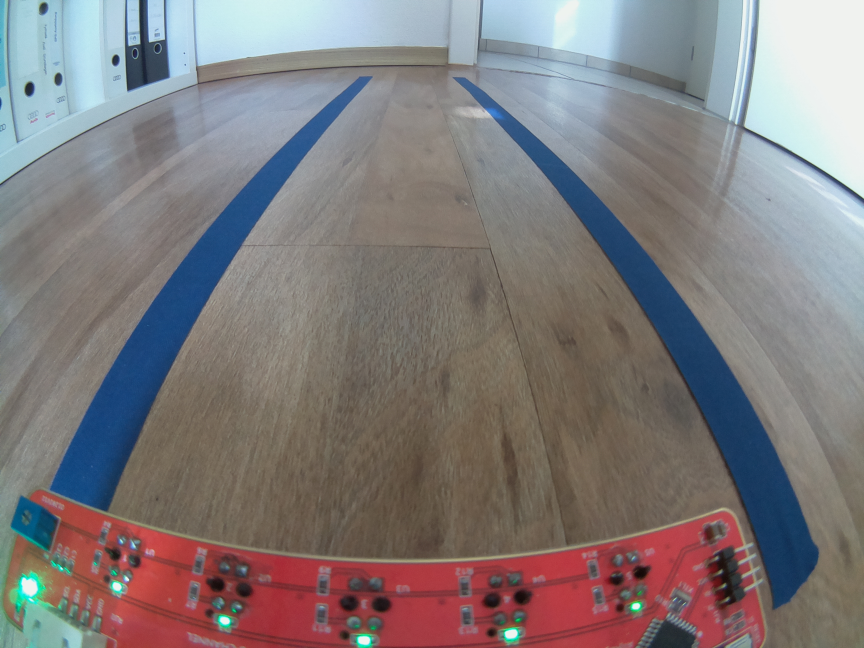
#> input picture PiCar.jpg, 2592 x 1944 px, given in place of the camera (shown at 1/3 size)
$ python compute_lines.py PiCar.jpg
#> lines starting #> are read from the running program, lines starting #| are printed output that depends on the picture; after the words box and inside, x2 and y2 are one past the last pixel; in counts of white or black regions, pixels touching at a corner belong together
import cv2 as cv
import numpy as np
from math import *
import sys

# werden keine gültigen Spuren erkannt kommt als Rückgabewert 360
angle_invalid = 360

def intercept_point(line1, line2):
    """calculates the intercept point between 2 parametrized lines

    Args:
        line1
     (_type_): [m,t]
        line2
     (_type_): [m,t]

    Returns:
        _type_: (x,y)
    """
    ml, tl = line1
    mr, tr = line2

    xp=int((tl-tr)/(mr-ml))
    yp = int(mr*xp+tr)
    return (xp, yp)

def line_pt_from_line_nf(line_nf, image):
    """calculates points at the border of the image to generate lines in full y-scale

    Args:
        line_nf (_type_): [m,t]
        image (_type_): image to draw lines on

    Returns:
        _type_: [x1,y1,x2,y2]
    """

    height = image.shape[0]
    m,t = line_nf
    y1 = height
    y2 = 0
    if m==np.inf:
        x1 = x2 = t
    else:
        x1 = int((y1-t)/m)
        x2 = int((y2-t)/m)
    return [x1, y1, x2, y2]


def line_nf_from_line_pt(line):
    """calculates parametrized line from line defined by 2 points

    Args:
        line (_type_): [x1,y1,x2,y2]

    Returns:
        _type_: [m,t]
    """
    x1, y1, x2, y2 = line
    if x1-x2 == 0:
        m=np.infty
        t=x1
    else:
        m= (y1-y2)/(x1-x2)
        t=y1-(m*x1)
    return [m, t]

def line_calc(image, lines, offset, color):
    """calculates lines and draws it on top of the image with given color and offset in x

    Args:
        image (_type_): image to draw the lines on
        lines (_type_): line in 2-point form
        offset (_type_): x-offset
        color (_type_): color in tuples (B,G,R)

    Returns:
        image, lines: return the given image with drawn lines and a list with the lines in normal form
    """
    lines_nf = []
    lines_nf.clear()
    for line in lines:
        x1, y1, x2, y2 = line[0]
        x1 = x1+ offset
        x2 = x2+ offset
        line_nf = (line_nf_from_line_pt([x1, y1, x2, y2]))
        if line_nf[0] != np.infty: # unendliche Steigung wollen wir nicht
            if (abs(line_nf[0])> 0.25): # Steigung: horizontale Linien werden ausgeblendet
                lines_nf.append(line_nf)
                    # einzeichnen der selektierten Linien
                image = cv.line(image, (x1, y1),(x2, y2), color,3)
    return image, lines_nf

def average_lines(lines_pt_l, lines_pt_r, image):
    """sorts lines according to the slope of the lines (positive / negative)
    horizontal lines are filtered out

    Args:
        lines_pt_l (_type_): list of lines from left half
        lines_pt_r (_type_): list of lines from right half
        image (_type_): image containing the lines to draw the lines in

    Returns:
        _type_: [left_average_line, right_average_line, middle_line],slope_of_middle_line
    """
    height, width, _ = image.shape
    image, lines_nf_l = line_calc(image, lines_pt_l, 0, (255,0,255))
    image, lines_nf_r = line_calc(image, lines_pt_r, width//2, (0,0,255))

    if len(lines_nf_l)>0 and len(lines_nf_r)>0: # nur wenn es links und rechts etwas gibt
        line_left_av_nf = np.average(lines_nf_l, axis=0)
        line_right_av_nf = np.average(lines_nf_r, axis=0)
        line_left_lane_middle = line_pt_from_line_nf(line_left_av_nf, image)
        line_right_lane_middle = line_pt_from_line_nf(line_right_av_nf, image)
        try:
            xl, yl, _,_ = line_left_lane_middle
            xr, _, _,_ = line_right_lane_middle
        except:
            print("Error unpacking lane middle lines")
            print("Left middle:", line_left_lane_middle)
            print("Right middle:", line_right_lane_middle)

            return [[[0,0,0,0], [0,0,0,0],[0,0,0,0]], angle_invalid]
        else:
        # berechnen der mittleren Linie,
        # der Offset ist zum Ausgleich eines parallelen Versatzes zu den Linien
            x_line_mid = xl+(xr-xl)//2
            x_frame_mid = width//2
            x_offset = x_line_mid - x_frame_mid
            p_mid = (x_frame_mid,height)
            p_intercept = intercept_point(line_left_av_nf,line_right_av_nf)

            line_middle = [p_mid[0], p_mid[1],p_intercept[0]+x_offset, p_intercept[1]]

            slope, _ = line_nf_from_line_pt(line_middle)
            angle = degrees(atan(slope))
            if angle <0:
                angle = 180 + angle
            return [[line_left_lane_middle, line_right_lane_middle,line_middle], angle]


    else:
        # nicht genügend linien um etwas zu ermitteln -> Kreuz darstellen und Winkel auf 360 (ungültig)
        line_left_lane_middle = [0,height,width,0]
        line_right_lane_middle = [width,height,0,0]
        nf = line_nf_from_line_pt(line_left_lane_middle)
        nf = line_nf_from_line_pt(line_right_lane_middle)
        return [[line_left_lane_middle, line_right_lane_middle], angle_invalid]

# Parameter for Hough
rho = 1 #Pixel width of result
theta = np.pi/180 #
#threshold = 40 # Threshold: min number of sections to detect a line
#minLineLength = 70 #min 40 px length to detect a line
#maxLineGap = 30#less px gaps get closed


def masked_image(image):
    """masks a triangle in the lower middle of the image because there is not sure if the line is from left or right

    Args:
        image (_type_): original image

    Returns:
        _type_: image with masked out area
    """
    # die Maske wurde erstellt da es bei sehr schräg zur Fahrbahn stehendem PiCar in der Mitte vor dem Car oft falsch interpretierte Linien gab
    height, width = image.shape
    polygons = np.array([
        [(0, height),
        (width//3, height),
        (width//2, height//2),
        (width//3*2, height),
        (width, height),
        (width, 0),
        (0,0)]
    ])
    mask = np.zeros_like(image)
    cv.fillPoly(mask, polygons,255)
    masked_image = cv.bitwise_and(image, mask)
    return masked_image


# Hauptfunktion:
#   -bekommt ein Canny-Bild und Parameter für die Houghes-Transformation
#   -gibt ein Bild ein einen berechneten Winkel zwischen Bild und Fahrbahn zurück

def get_lines(image, threshold=40, minLineLength=70,maxLineGap=30):
    """searches for lines in an image
    eliminates horizontal lines
    calculates the middle of similar sloped lines

    Args:
        image (_type_): needs output of Canny-Function

    Returns:
        _type_: image, direction in degree, 90 is straight
    """

    image = masked_image(image)

    height, width = image.shape
    image_l = image[:, :width//2]
    image_r = image[:,width//2:]
    lines_pt_l = cv.HoughLinesP(image_l,rho,theta,threshold,None,minLineLength,maxLineGap )
    lines_pt_r = cv.HoughLinesP(image_r,rho,theta,threshold,None,minLineLength,maxLineGap )
    # wenn links und rechts eine Linie gefunden wurde
    if (lines_pt_l is not None) and (lines_pt_r is not None):
        text_lines = str(len(lines_pt_l)+len(lines_pt_r))+" lines found"
        frame_marked = cv.cvtColor(image, cv.COLOR_GRAY2RGB)
        """
        for line in lines:
            x1, y1, x2, y2 = line[0]
            # einzeichnen der von Hough gefundenen Linien
            frame_marked = cv.line(frame_marked, (x1, y1),(x2, y2), (0,0,255),3)
            """
        cv.putText(frame_marked,text_lines,org=(10,20),fontFace=cv.FONT_HERSHEY_COMPLEX,fontScale=0.6,color=(255,0,0),thickness=1)

        marker, angle = average_lines(lines_pt_l, lines_pt_r, frame_marked)
        try:
            for i, line in enumerate(marker):
                x1, y1, x2, y2 = line
                # einzeichnen der berechneten Linien
                color = (255,0,0)
                if i==2:
                    color = (0,255,0)
                frame_marked = cv.line(frame_marked, (x1, y1),(x2, y2), color,2)
                cv.putText(frame_marked,(f"LW {angle:.1f}"),org=(10,50),fontFace=cv.FONT_HERSHEY_COMPLEX,fontScale=0.8,color=(0,255,0),thickness=1)
            return frame_marked, angle
        except:
            print(marker)
            image = cv.cvtColor(image, cv.COLOR_GRAY2RGB)
            cv.putText(image,"Error drawing line",org=(10,20),fontFace=cv.FONT_HERSHEY_COMPLEX,fontScale=0.8,color=(0,0,255),thickness=1)
            cv.putText(image,"LW invalid",org=(10,50),fontFace=cv.FONT_HERSHEY_COMPLEX,fontScale=0.8,color=(0,255,0),thickness=1)
            return image, angle_invalid
    else:
        image = cv.cvtColor(image, cv.COLOR_GRAY2RGB)
        cv.putText(image,"No lines found",org=(10,20),fontFace=cv.FONT_HERSHEY_COMPLEX,fontScale=0.8,color=(0,255,0),thickness=1)
        cv.putText(image,"LW invalid", org=(10,50),fontFace=cv.FONT_HERSHEY_COMPLEX,fontScale=0.8, color=(0,255,0),thickness=1)
        return image, angle_invalid

def main():
    """
    zum testen der Funktion
    Aufruf mit Parameter -sb (save blur) speichert letztes Frame als Blur.jpg ab
    Aufruf mit Parameter -sc (save canny) speichert letztes Frame als Canny.jpg ab
    """
    cap = cv.VideoCapture(0)
    if not cap.isOpened():
        print("Cannot open camera")
        exit()

    while True:
    # Abfrage eines Frames
        ret, frame = cap.read()
#> frame is the input picture: shape (1944, 2592, 3); mean B, G, R 123.8, 122.7, 128.5
        height, width, _ = frame.shape
        #target size = 800x600
        factor = 800 / width
        frame = cv.resize(frame,(int(width*factor), int(height*factor)), interpolation = cv.INTER_CUBIC)
#> frame: shape (600, 800, 3)
        height, width, _ = frame.shape
        frame = cv.flip(frame,0)
        frame = cv.flip(frame,1)

        roi_frame = frame[int(height*0.4):int(height*0.85),:int(width*0.9)]
        roi_gray = cv.cvtColor(roi_frame, cv.COLOR_BGR2GRAY)
        #roi_frame = cv.cvtColor(roi_frame, cv.COLOR_hs)
        blur_frame = cv.GaussianBlur(roi_gray,(5,5),1)
        canny_frame =cv.Canny(blur_frame,180,220)
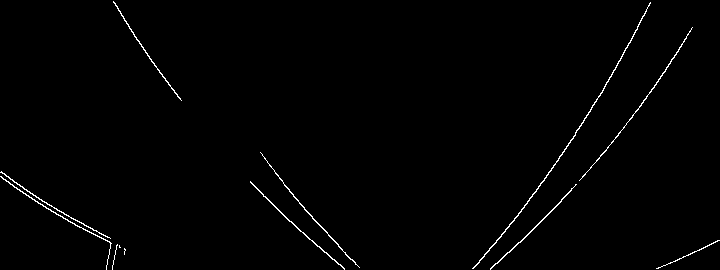
#> canny_frame: shape (270, 720); 0.97% white in thin lines or dots

        #Hier kommt der Call der zu testenden Funktion
        image, angle = get_lines(canny_frame, threshold=20, minLineLength=80, maxLineGap=50)
#> in get_lines, `image_r = image[:,width//2:]`:
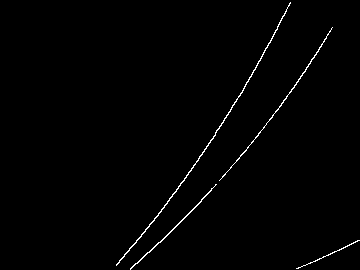
#> image_r: shape (270, 360); 0.94% white in thin lines or dots, all inside (x1, y1, x2, y2) = (116, 2, 360, 270)
#> in get_lines, `lines_pt_l = cv.HoughLinesP(image_l,rho,theta,threshold,None,minLineLe..`: lines_pt_l = [[14, 182, 125, 249], [123, 18, 179, 98], [24, 189, 125, 250], [13, 186, 115, 250], [5, 180, 110, 246], [117, 8, 181, 100], [1, 172, 116, 249], [0, 176, 119, 247]]
#> in get_lines, `lines_pt_r = cv.HoughLinesP(image_r,rho,theta,threshold,None,minLineLe..`: lines_pt_r = [[196, 161, 251, 76], [257, 136, 326, 38], [240, 95, 290, 2]]
#> in get_lines, `text_lines = str(len(lines_pt_l)+len(lines_pt_r))+" lines found"`: text_lines = '11 lines found'
#> in get_lines, `cv.putText(frame_marked,text_lines,org=(10,20),fontFace=cv.FONT_HERSHE..`:
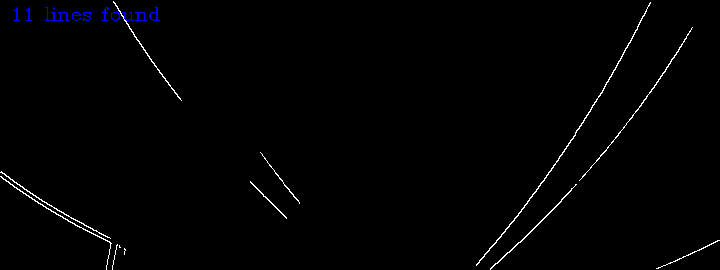
#> frame_marked: shape (270, 720, 3); mean B, G, R 2.7, 2.2, 2.2
#> the loop in line_calc, `for line in lines:` made 8 passes
#> (m in line_nf_from_line_pt, t in line_nf_from_line_pt) on passes 1 to 8: (0.604, 173.5), (1.43, -157.7), (0.604, 174.5), (0.627, 177.8), (0.629, 176.9), (1.44, -160.2), (0.67, 171.3), (0.597, 176)
#> after the loop in line_calc, `for line in lines:`:
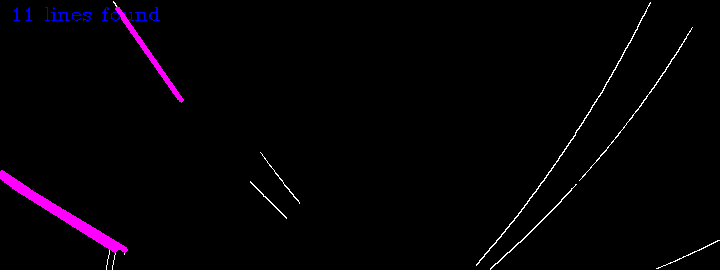
#> image: shape (270, 720, 3); mean B, G, R 4.7, 1.5, 4.2
#> after the loop in line_calc, `for line in lines:`: lines_nf = [[0.604, 173.5], [1.43, -157.7], [0.604, 174.5], [0.627, 177.8], [0.629, 176.9], [1.44, -160.2], [0.67, 171.3], [0.597, 176]]
#> in average_lines, `image, lines_nf_l = line_calc(image, lines_pt_l, 0, (255,0,255))`: lines_nf_l has the same summary as lines_nf in line_calc
#> the loop in line_calc (call 2), `for line in lines:` made 3 passes
#> (line, m in line_nf_from_line_pt, t in line_nf_from_line_pt) on passes 1 to 3: ([[196, 161, 251, 76]], -1.55, 1020.3), ([[257, 136, 326, 38]], -1.42, 1012.3), ([[240, 95, 290, 2]], -1.86, 1211)
#> pass 1, in line_calc (call 2), `image = cv.line(image, (x1, y1),(x2, y2), color,3)`:
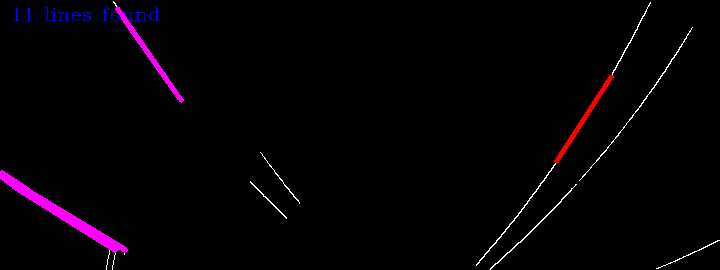
#> image: shape (270, 720, 3); 0.26% of pixels changed, all inside (x1, y1, x2, y2) = (554, 74, 614, 164)
#> after the loop in line_calc (call 2), `for line in lines:`: lines_nf = [[-1.55, 1020.3], [-1.42, 1012.3], [-1.86, 1211]]
#> in average_lines, `line_left_av_nf = np.average(lines_nf_l, axis=0)`: line_left_av_nf = [0.824, 91.52]
#> in average_lines, `line_right_av_nf = np.average(lines_nf_r, axis=0)`: line_right_av_nf = [-1.61, 1081.2]
#> in line_pt_from_line_nf, `m,t = line_nf`: m = 0.824; t = 91.52
#> in line_pt_from_line_nf, `x1 = int((y1-t)/m)`: x1 = 216
#> in line_pt_from_line_nf, `x2 = int((y2-t)/m)`: x2 = -111
#> in average_lines, `line_left_lane_middle = line_pt_from_line_nf(line_left_av_nf, image)`: line_left_lane_middle = [216, 270, -111, 0]
#> in average_lines, `line_right_lane_middle = line_pt_from_line_nf(line_right_av_nf, image)`: line_right_lane_middle = [504, 270, 672, 0]
#> in average_lines, `xl, yl, _,_ = line_left_lane_middle`: xl = 216; yl = 270
#> in average_lines, `xr, _, _,_ = line_right_lane_middle`: xr = 504
#> in average_lines, `x_line_mid = xl+(xr-xl)//2`: x_line_mid = 360
#> in average_lines, `x_offset = x_line_mid - x_frame_mid`: x_offset = 0
#> in intercept_point, `ml, tl = line1`: ml = 0.824; tl = 91.52
#> in intercept_point, `mr, tr = line2`: mr = -1.61; tr = 1081.2
#> in intercept_point, `xp=int((tl-tr)/(mr-ml))`: xp = 406
#> in intercept_point, `yp = int(mr*xp+tr)`: yp = 428
#> in average_lines, `p_intercept = intercept_point(line_left_av_nf,line_right_av_nf)`: p_intercept = (406, 428)
#> in average_lines, `line_middle = [p_mid[0], p_mid[1],p_intercept[0]+x_offset, p_intercept..`: line_middle = [360, 270, 406, 428]
#> in average_lines, `slope, _ = line_nf_from_line_pt(line_middle)`: slope = 3.43
#> in average_lines, `angle = degrees(atan(slope))`: angle = 73.77
#> in get_lines, `marker, angle = average_lines(lines_pt_l, lines_pt_r, frame_marked)`: marker = [[216, 270, -111, 0], [504, 270, 672, 0], [360, 270, 406, 428]]; angle = 73.77
#> the loop in get_lines, `for i, line in enumerate(marker):` made 3 passes
#> (line, x1, x2, y2, color) on passes 1 to 3: ([216, 270, -111, 0], 216, -111, 0, (255, 0, 0)), ([504, 270, 672, 0], 504, 672, 0, (255, 0, 0)), ([360, 270, 406, 428], 360, 406, 428, (0, 255, 0))
#> pass 1, in get_lines, `frame_marked = cv.line(frame_marked, (x1, y1),(x2, y2), color,2)`:
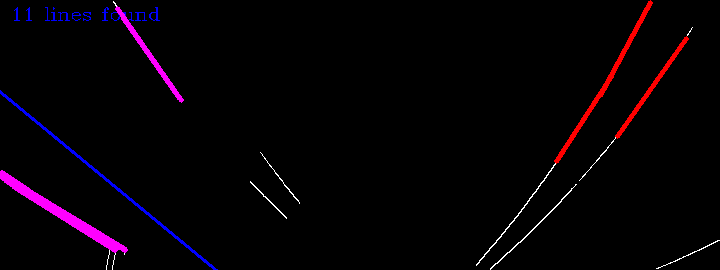
#> frame_marked: shape (270, 720, 3); 2.26% of pixels changed, all inside (x1, y1, x2, y2) = (0, 0, 689, 270)
#> angle = 73.77

        txt_angle = f"LW: {angle:.2f}"
#> txt_angle = 'LW: 73.77'
        canny_rgb = cv.cvtColor(canny_frame, cv.COLOR_GRAY2RGB)
#> canny_rgb: shape (270, 720, 3); 0.97% white in thin lines or dots


        frame_display = np.vstack((roi_frame, canny_rgb, image))
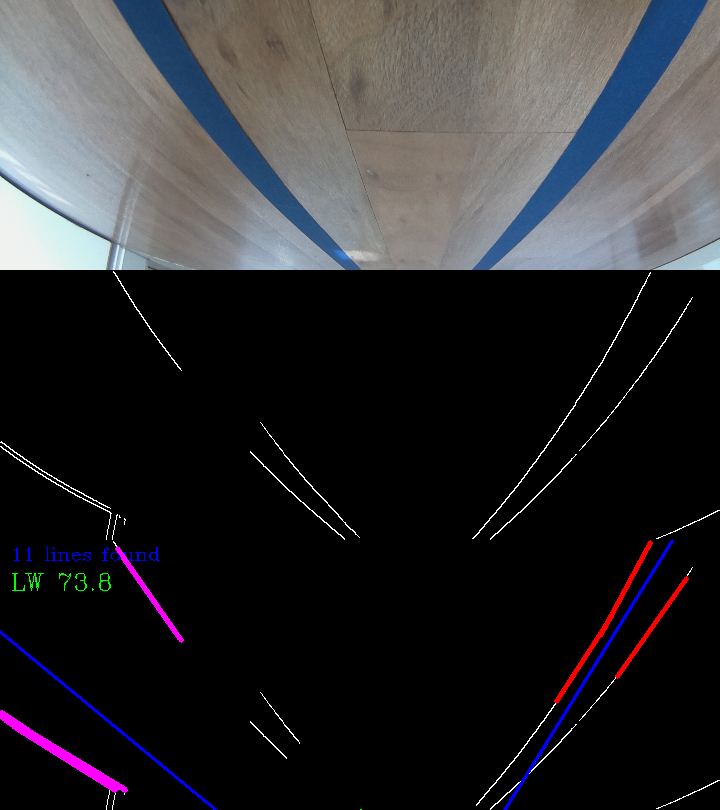
#> frame_display: shape (810, 720, 3); mean B, G, R 47, 44.3, 44.8

        cv.imshow("Press q to quit", frame_display)
        if cv.waitKey(20) &0xFF == ord("q"):
#> (key q is pressed here)
            if len(sys.argv)>1:
                for arg in sys.argv:
                    if arg == "-sc":
                        cv.imwrite("Canny.jpg",canny_frame)
                    elif arg == "-sb":
                        cv.imwrite("Blur.jpg",blur_frame)
            break
        # Wenn ret == TRUE, so war Abfrage erfolgreich
        if not ret:
            print("Can't receive frame (stream end?). Exiting ...")
            break

    cv.destroyAllWindows()
    cap.release()


if __name__ == "__main__":
    main()
